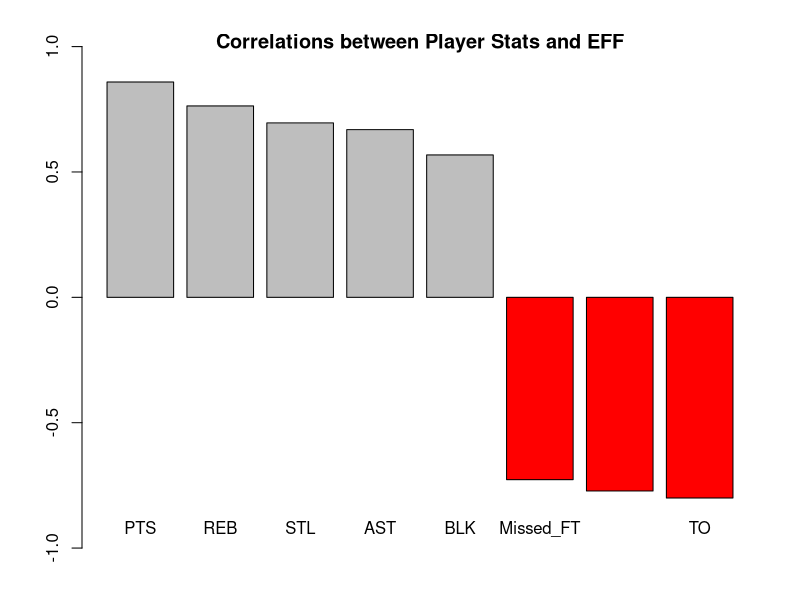
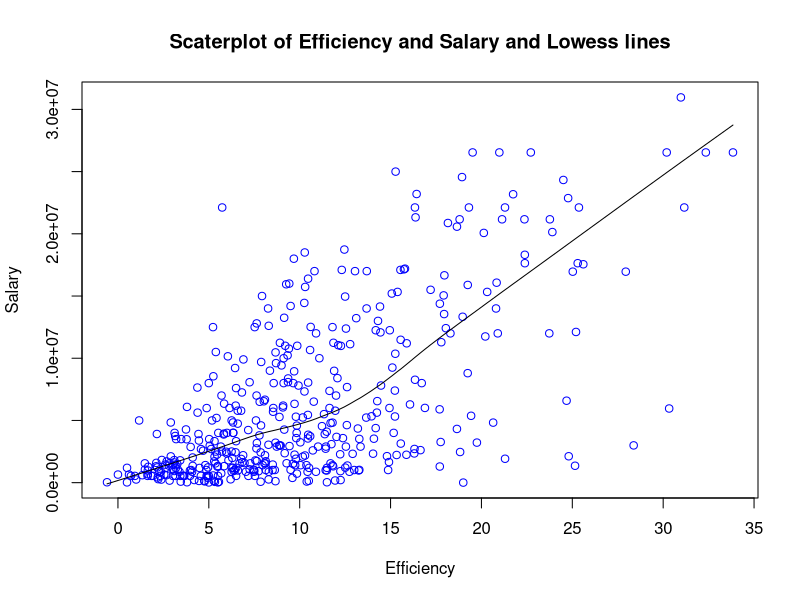
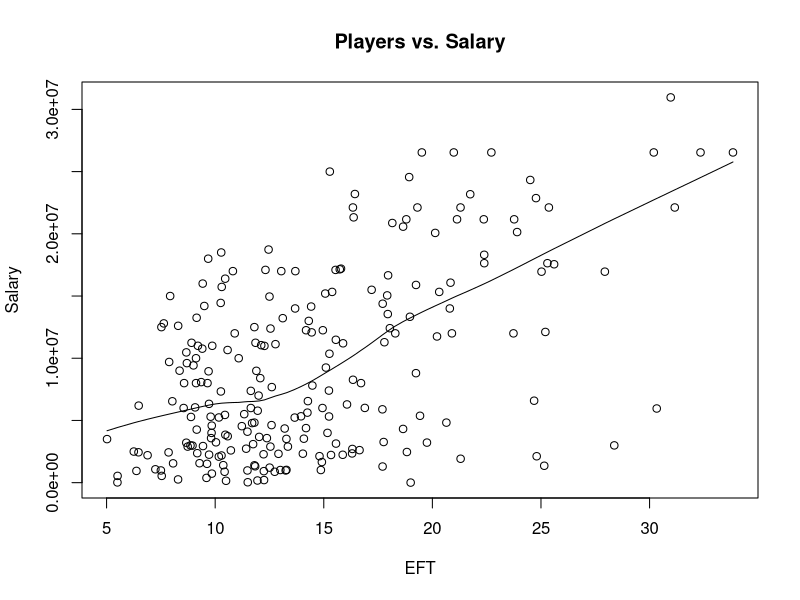

The R script that drew these images, in order:
## ---- chunk 1
setwd('/Users/spark/Documents/UCBERKELEY/2017Fall/stat133/stat133-hws-fall17/hw02/data')
classes <- c("character", "character", "factor", "character", "double", rep("integer",19))
dat <- read.csv(file = "nba2017-player-statistics.csv", colClasses = classes)
dat
## ---- chunk 2
str(dat)
## ---- chunk 3
setwd('/Users/spark/Documents/UCBERKELEY/2017Fall/stat133/stat133-hws-fall17/hw02/data')
#install.packages("readr")
#classes <- list(col_charcter(), col_character(), col_factor(), col_character(), col_double(), rep(col_integer(),19))
library("readr")
dat2 <- read_csv("nba2017-player-statistics.csv", col_types = cols(
  Player= col_character(),
  Team = col_character(),
  Position = col_factor(c("C", "PF", "PG", "SF", "SG")),
  Experience = col_character(),
  Salary = col_double(),
  Rank = col_integer(),
  Age = col_integer(),
  GP = col_integer(),
  GS = col_integer(),
  MIN = col_integer(),
  FGM = col_integer(),
  FGA= col_integer(),
  Points3 = col_integer(),
  Points3_atts= col_integer(),
  Points2 = col_integer(),
  Points2_atts = col_integer(),
  FTM = col_integer(),
  FTA = col_integer(),
  OREB = col_integer(),
  DREB = col_integer(),
  AST = col_integer(),
  STL = col_integer(),
  BLK = col_integer(),
  TO = col_integer()
))



#list(col_character(), col_character(), col_factor(), col_character(), col_double(), rep("col_integer()",19)))
#coltypes(data) <- classes
dat2
## ---- chunk 4
str(dat2)
## ---- chunk 5
dat$Experience[dat$Experience=="R"]<- "0" #convert R to 0
dat$Experience <- as.integer(dat$Experience)
dat
## ---- chunk 6
#PTS: total points => 3*Points3_atts + 2*Points2_atts + FTM
#REB: total rebounds => ORB + DRB
#AST: assists
#STL: steals
#BLK: blocks
#Missed FG: missed field goals => FGA - FGM
#Missed FT: missed free throws => FTA - FTM
#TO: turnovers
#GP: games played 
dat$Missed_FG = dat$FGA - dat$FGM
dat$Missed_FT = dat$FTA - dat$FTM
dat$PTS = 3*dat$Points3 + 2*dat$Points2 + dat$FTM
dat$REB = dat$OREB + dat$DREB
dat$MPG = dat$MIN/ dat$GP


dat$EFT = (dat$PTS + dat$REB + dat$AST + dat$STL + dat$BLK - dat$Missed_FG - dat$Missed_FT - dat$TO)/dat$GP
dat
## ---- chunk 7
summary(dat$EFT)
## ---- chunk 8
#Display the player name, team, salary, and EFT of the top 10 players in decreasing order
new <- dat[order(dat$EFT, decreasing = TRUE),]
new <- new[1:10,]
new[, c("Player", "Team", "Salary", "EFT")]

## ---- chunk 9
dat[dat$EFT<0,1] #Player with negavite EFT
## ---- chunk 10
corrs <- c(
cor(dat$EFT, dat$PTS),
cor(dat$EFT, dat$REB),
cor(dat$EFT, dat$AST),
cor(dat$EFT, dat$STL),
cor(dat$EFT, dat$BLK),
cor(dat$EFT, -dat$Missed_FG),
cor(dat$EFT, -dat$Missed_FT),
cor(dat$EFT, -dat$TO))
corrs <- sort(corrs, decreasing= TRUE)
## ---- chunk 11
barplot(corrs, names.arg = c("PTS", "REB", "STL", "AST","BLK", "Missed_FT", "Missed_FG", "TO"), yaxp = c(-1, 1, 4), col = c(rep("gray",5), rep("red",3)), main = "Correlations between Player Stats and EFF")

## ---- chunk 12
plot(dat$EFT, dat$Salary,  col = "blue", xlab = "Efficiency", ylab = "Salary", main = "Scaterplot of Efficiency and Salary and Lowess lines")
lines(lowess(dat$EFT, dat$Salary))
## ---- chunk 13
cor(dat$EFT, dat$Salary)
## ---- chunk 14
players2 <- dat[dat$MPG >= 20,]
plot(players2$EFT, players2$Salary, xlab = "EFT", ylab = "Salary", main = "Players vs. Salary")
lines(lowess(players2$EFT, players2$Salary))
## ---- chunk 15
cor(players2$EFT, players2$Salary)
